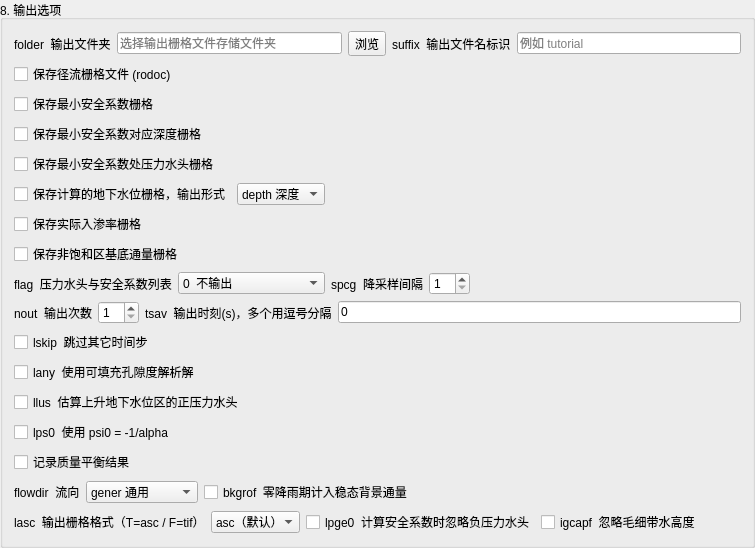
            <widget class="QGroupBox" name="outputGroupBox">
             <property name="title">
              <string>8. 输出选项</string>
             </property>
             <layout class="QVBoxLayout" name="outputVerticalLayout">
              <item>
               <layout class="QHBoxLayout" name="outputFolderLayout">
                <item>
                 <widget class="QLabel" name="outputFolderLabel">
                  <property name="text">
                   <string>folder  输出文件夹</string>
                  </property>
                 </widget>
                </item>
                <item>
                 <widget class="QLineEdit" name="outputFolderLineEdit">
                  <property name="readOnly">
                   <bool>true</bool>
                  </property>
                  <property name="placeholderText">
                   <string>选择输出栅格文件存储文件夹</string>
                  </property>
                 </widget>
                </item>
                <item>
                 <widget class="QToolButton" name="outputFolderButton">
                  <property name="text">
                   <string>浏览</string>
                  </property>
                 </widget>
                </item>
                <item>
                 <widget class="QLabel" name="suffixLabel">
                  <property name="text">
                   <string>suffix  输出文件名标识</string>
                  </property>
                 </widget>
                </item>
                <item>
                 <widget class="QLineEdit" name="suffixLineEdit">
                  <property name="placeholderText">
                   <string>例如 tutorial</string>
                  </property>
                 </widget>
                </item>
               </layout>
              </item>
              <item>
               <widget class="QCheckBox" name="rodocCheckBox">
                <property name="text">
                 <string>保存径流栅格文件 (rodoc)</string>
                </property>
               </widget>
              </item>
              <item>
               <widget class="QCheckBox" name="fsMinCheckBox">
                <property name="text">
                 <string>保存最小安全系数栅格</string>
                </property>
               </widget>
              </item>
              <item>
               <widget class="QCheckBox" name="zfMinCheckBox">
                <property name="text">
                 <string>保存最小安全系数对应深度栅格</string>
                </property>
               </widget>
              </item>
              <item>
               <widget class="QCheckBox" name="pMinCheckBox">
                <property name="text">
                 <string>保存最小安全系数处压力水头栅格</string>
                </property>
               </widget>
              </item>
              <item>
               <layout class="QHBoxLayout" name="waterTableLayout">
                <item>
                 <widget class="QCheckBox" name="waterTableCheckBox">
                  <property name="text">
                   <string>保存计算的地下水位栅格，输出形式</string>
                  </property>
                 </widget>
                </item>
                <item>
                 <widget class="QComboBox" name="waterTableModeComboBox">
                  <item>
                   <property name="text">
                    <string>depth 深度</string>
                   </property>
                  </item>
                  <item>
                   <property name="text">
                    <string>eleva 高程</string>
                   </property>
                  </item>
                 </widget>
                </item>
                <item>
                 <spacer name="waterTableSpacer">
                  <property name="orientation">
                   <enum>Qt::Horizontal</enum>
                  </property>
                  <property name="sizeHint" stdset="0">
                   <size>
                    <width>40</width>
                    <height>20</height>
                   </size>
                  </property>
                 </spacer>
                </item>
               </layout>
              </item>
              <item>
               <widget class="QCheckBox" name="infiltrationCheckBox">
                <property name="text">
                 <string>保存实际入渗率栅格</string>
                </property>
               </widget>
              </item>
              <item>
               <widget class="QCheckBox" name="basalFluxCheckBox">
                <property name="text">
                 <string>保存非饱和区基底通量栅格</string>
                </property>
               </widget>
              </item>
              <item>
               <layout class="QHBoxLayout" name="flagLayout">
                <item>
                 <widget class="QLabel" name="flagLabel">
                  <property name="text">
                   <string>flag  压力水头与安全系数列表</string>
                  </property>
                 </widget>
                </item>
                <item>
                 <widget class="QComboBox" name="flagComboBox">
                  <item>
                   <property name="text">
                    <string>0  不输出</string>
                   </property>
                  </item>
                  <item>
                   <property name="text">
                    <string>-1  Z-P-Fs 列表</string>
                   </property>
                  </item>
                  <item>
                   <property name="text">
                    <string>-2  详细 Z-P-Fs</string>
                   </property>
                  </item>
                  <item>
                   <property name="text">
                    <string>-3  Z-P-Fs-饱和度列表</string>
                   </property>
                  </item>
                  <item>
                   <property name="text">
                    <string>-4  完整 ijz</string>
                   </property>
                  </item>
                  <item>
                   <property name="text">
                    <string>-5  降采样 ijz</string>
                   </property>
                  </item>
                  <item>
                   <property name="text">
                    <string>-6  稀疏 ijz</string>
                   </property>
                  </item>
                  <item>
                   <property name="text">
                    <string>-7  完整 xmdv</string>
                   </property>
                  </item>
                  <item>
                   <property name="text">
                    <string>-8  降采样 xmdv</string>
                   </property>
                  </item>
                  <item>
                   <property name="text">
                    <string>-9  稀疏 xmdv</string>
                   </property>
                  </item>
                 </widget>
                </item>
                <item>
                 <widget class="QLabel" name="spcgLabel">
                  <property name="text">
                   <string>spcg  降采样间隔</string>
                  </property>
                 </widget>
                </item>
                <item>
                 <widget class="QSpinBox" name="spcgSpinBox">
                  <property name="minimum">
                   <number>1</number>
                  </property>
                  <property name="value">
                   <number>1</number>
                  </property>
                 </widget>
                </item>
                <item>
                 <spacer name="flagSpacer">
                  <property name="orientation">
                   <enum>Qt::Horizontal</enum>
                  </property>
                  <property name="sizeHint" stdset="0">
                   <size>
                    <width>40</width>
                    <height>20</height>
                   </size>
                  </property>
                 </spacer>
                </item>
               </layout>
              </item>
              <item>
               <layout class="QHBoxLayout" name="outputTimeLayout">
                <item>
                 <widget class="QLabel" name="noutLabel">
                  <property name="text">
                   <string>nout  输出次数</string>
                  </property>
                 </widget>
                </item>
                <item>
                 <widget class="QSpinBox" name="noutSpinBox">
                  <property name="minimum">
                   <number>1</number>
                  </property>
                  <property name="value">
                   <number>1</number>
                  </property>
                 </widget>
                </item>
                <item>
                 <widget class="QLabel" name="tsavLabel">
                  <property name="text">
                   <string>tsav  输出时刻(s)，多个用逗号分隔</string>
                  </property>
                 </widget>
                </item>
                <item>
                 <widget class="QLineEdit" name="tsavLineEdit">
                  <property name="text">
                   <string>0</string>
                  </property>
                 </widget>
                </item>
               </layout>
              </item>
              <item>
               <widget class="QCheckBox" name="lskipCheckBox">
                <property name="text">
                 <string>lskip  跳过其它时间步</string>
                </property>
               </widget>
              </item>
              <item>
               <widget class="QCheckBox" name="lanyCheckBox">
                <property name="text">
                 <string>lany  使用可填充孔隙度解析解</string>
                </property>
               </widget>
              </item>
              <item>
               <widget class="QCheckBox" name="llusCheckBox">
                <property name="text">
                 <string>llus  估算上升地下水位区的正压力水头</string>
                </property>
               </widget>
              </item>
              <item>
               <widget class="QCheckBox" name="lps0CheckBox">
                <property name="text">
                 <string>lps0  使用 psi0 = -1/alpha</string>
                </property>
               </widget>
              </item>
              <item>
               <widget class="QCheckBox" name="massBalanceCheckBox">
                <property name="text">
                 <string>记录质量平衡结果</string>
                </property>
               </widget>
              </item>
              <item>
               <layout class="QHBoxLayout" name="flowDirLayout">
                <item>
                 <widget class="QLabel" name="flowDirLabel">
                  <property name="text">
                   <string>flowdir  流向</string>
                  </property>
                 </widget>
                </item>
                <item>
                 <widget class="QComboBox" name="flowDirComboBox">
                  <item>
                   <property name="text">
                    <string>gener 通用</string>
                   </property>
                  </item>
                  <item>
                   <property name="text">
                    <string>slope 平行坡面</string>
                   </property>
                  </item>
                  <item>
                   <property name="text">
                    <string>hydro 静水压力</string>
                   </property>
                  </item>
                 </widget>
                </item>
                <item>
                 <widget class="QCheckBox" name="bkgrofCheckBox">
                  <property name="text">
                   <string>bkgrof  零降雨期计入稳态背景通量</string>
                  </property>
                 </widget>
                </item>
                <item>
                 <spacer name="flowDirSpacer">
                  <property name="orientation">
                   <enum>Qt::Horizontal</enum>
                  </property>
                  <property name="sizeHint" stdset="0">
                   <size>
                    <width>40</width>
                    <height>20</height>
                   </size>
                  </property>
                 </spacer>
                </item>
               </layout>
              </item>
              <item>
               <layout class="QHBoxLayout" name="extensionLayout">
                <item>
                 <widget class="QLabel" name="extensionLabel">
                  <property name="text">
                   <string>lasc  输出栅格格式（T=asc / F=tif）</string>
                  </property>
                 </widget>
                </item>
                <item>
                 <widget class="QComboBox" name="extensionComboBox">
                  <item>
                   <property name="text">
                    <string>asc（默认）</string>
                   </property>
                  </item>
                  <item>
                   <property name="text">
                    <string>tif</string>
                   </property>
                  </item>
                 </widget>
                </item>
                <item>
                 <widget class="QCheckBox" name="lpge0CheckBox">
                  <property name="text">
                   <string>lpge0  计算安全系数时忽略负压力水头</string>
                  </property>
                 </widget>
                </item>
                <item>
                 <widget class="QCheckBox" name="igcapfCheckBox">
                  <property name="text">
                   <string>igcapf  忽略毛细带水高度</string>
                  </property>
                 </widget>
                </item>
                <item>
                 <spacer name="extensionSpacer">
                  <property name="orientation">
                   <enum>Qt::Horizontal</enum>
                  </property>
                  <property name="sizeHint" stdset="0">
                   <size>
                    <width>40</width>
                    <height>20</height>
                   </size>
                  </property>
                 </spacer>
                </item>
               </layout>
              </item>
             </layout>
            </widget>
